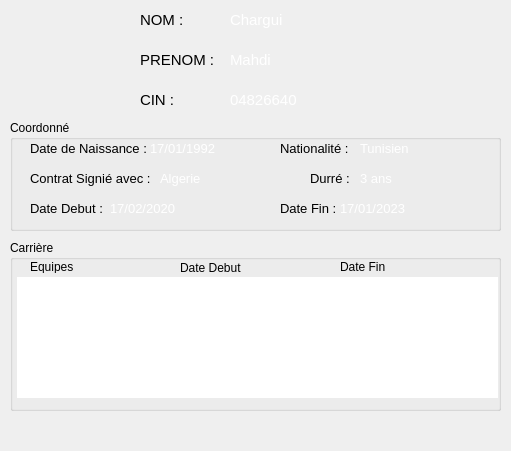
   <widget class="QWidget" name="widget_2" native="true">
    <property name="geometry">
     <rect>
      <x>545</x>
      <y>130</y>
      <width>511</width>
      <height>451</height>
     </rect>
    </property>
    <property name="styleSheet">
     <string notr="true"/>
    </property>
    <widget class="QLabel" name="label_12">
     <property name="geometry">
      <rect>
       <x>10</x>
       <y>10</y>
       <width>101</width>
       <height>101</height>
      </rect>
     </property>
     <property name="text">
      <string/>
     </property>
     <property name="pixmap">
      <pixmap>../../../Desktop/mahdi/user.png</pixmap>
     </property>
     <property name="scaledContents">
      <bool>true</bool>
     </property>
    </widget>
    <widget class="QLabel" name="labNomEntre">
     <property name="geometry">
      <rect>
       <x>230</x>
       <y>10</y>
       <width>240</width>
       <height>20</height>
      </rect>
     </property>
     <property name="font">
      <font>
       <pointsize>11</pointsize>
      </font>
     </property>
     <property name="styleSheet">
      <string notr="true">color : white</string>
     </property>
     <property name="text">
      <string>Chargui</string>
     </property>
    </widget>
    <widget class="QGroupBox" name="groupBox_2">
     <property name="geometry">
      <rect>
       <x>10</x>
       <y>120</y>
       <width>491</width>
       <height>111</height>
      </rect>
     </property>
     <property name="title">
      <string>Coordonné</string>
     </property>
     <widget class="QLabel" name="label_29">
      <property name="geometry">
       <rect>
        <x>20</x>
        <y>20</y>
        <width>121</width>
        <height>16</height>
       </rect>
      </property>
      <property name="font">
       <font>
        <pointsize>10</pointsize>
       </font>
      </property>
      <property name="text">
       <string>Date de Naissance :</string>
      </property>
     </widget>
     <widget class="QLabel" name="labNaisEntre">
      <property name="geometry">
       <rect>
        <x>140</x>
        <y>20</y>
        <width>121</width>
        <height>16</height>
       </rect>
      </property>
      <property name="font">
       <font>
        <pointsize>10</pointsize>
       </font>
      </property>
      <property name="styleSheet">
       <string notr="true">color : white</string>
      </property>
      <property name="text">
       <string>17/01/1992</string>
      </property>
     </widget>
     <widget class="QLabel" name="label_31">
      <property name="geometry">
       <rect>
        <x>270</x>
        <y>20</y>
        <width>71</width>
        <height>16</height>
       </rect>
      </property>
      <property name="font">
       <font>
        <pointsize>10</pointsize>
       </font>
      </property>
      <property name="text">
       <string>Nationalité :</string>
      </property>
     </widget>
     <widget class="QLabel" name="labNatioEntre">
      <property name="geometry">
       <rect>
        <x>350</x>
        <y>20</y>
        <width>121</width>
        <height>16</height>
       </rect>
      </property>
      <property name="font">
       <font>
        <pointsize>10</pointsize>
       </font>
      </property>
      <property name="styleSheet">
       <string notr="true">color : white</string>
      </property>
      <property name="text">
       <string>Tunisien</string>
      </property>
     </widget>
     <widget class="QLabel" name="label_35">
      <property name="geometry">
       <rect>
        <x>20</x>
        <y>50</y>
        <width>121</width>
        <height>16</height>
       </rect>
      </property>
      <property name="font">
       <font>
        <pointsize>10</pointsize>
       </font>
      </property>
      <property name="text">
       <string>Contrat Signié avec :</string>
      </property>
     </widget>
     <widget class="QLabel" name="labContratEntre">
      <property name="geometry">
       <rect>
        <x>150</x>
        <y>50</y>
        <width>151</width>
        <height>16</height>
       </rect>
      </property>
      <property name="font">
       <font>
        <pointsize>10</pointsize>
       </font>
      </property>
      <property name="styleSheet">
       <string notr="true">color : white</string>
      </property>
      <property name="text">
       <string>Algerie</string>
      </property>
     </widget>
     <widget class="QLabel" name="label_37">
      <property name="geometry">
       <rect>
        <x>20</x>
        <y>80</y>
        <width>81</width>
        <height>16</height>
       </rect>
      </property>
      <property name="font">
       <font>
        <pointsize>10</pointsize>
       </font>
      </property>
      <property name="text">
       <string>Date Debut :</string>
      </property>
     </widget>
     <widget class="QLabel" name="labDebutEntre">
      <property name="geometry">
       <rect>
        <x>100</x>
        <y>80</y>
        <width>71</width>
        <height>16</height>
       </rect>
      </property>
      <property name="font">
       <font>
        <pointsize>10</pointsize>
       </font>
      </property>
      <property name="styleSheet">
       <string notr="true">color : white</string>
      </property>
      <property name="text">
       <string>17/02/2020</string>
      </property>
     </widget>
     <widget class="QLabel" name="labFinEntre">
      <property name="geometry">
       <rect>
        <x>330</x>
        <y>80</y>
        <width>71</width>
        <height>16</height>
       </rect>
      </property>
      <property name="font">
       <font>
        <pointsize>10</pointsize>
       </font>
      </property>
      <property name="styleSheet">
       <string notr="true">color : white</string>
      </property>
      <property name="text">
       <string>17/01/2023</string>
      </property>
     </widget>
     <widget class="QLabel" name="label_41">
      <property name="geometry">
       <rect>
        <x>270</x>
        <y>80</y>
        <width>61</width>
        <height>16</height>
       </rect>
      </property>
      <property name="font">
       <font>
        <pointsize>10</pointsize>
       </font>
      </property>
      <property name="text">
       <string>Date Fin :</string>
      </property>
     </widget>
     <widget class="QLabel" name="label_42">
      <property name="geometry">
       <rect>
        <x>300</x>
        <y>50</y>
        <width>51</width>
        <height>16</height>
       </rect>
      </property>
      <property name="font">
       <font>
        <pointsize>10</pointsize>
       </font>
      </property>
      <property name="text">
       <string>Durré :</string>
      </property>
     </widget>
     <widget class="QLabel" name="labDurEntre">
      <property name="geometry">
       <rect>
        <x>350</x>
        <y>50</y>
        <width>121</width>
        <height>16</height>
       </rect>
      </property>
      <property name="font">
       <font>
        <pointsize>10</pointsize>
       </font>
      </property>
      <property name="styleSheet">
       <string notr="true">color : white</string>
      </property>
      <property name="text">
       <string>3 ans</string>
      </property>
     </widget>
    </widget>
    <widget class="QGroupBox" name="groupBox_4">
     <property name="geometry">
      <rect>
       <x>10</x>
       <y>240</y>
       <width>491</width>
       <height>171</height>
      </rect>
     </property>
     <property name="title">
      <string>Carrière</string>
     </property>
     <widget class="QTableWidget" name="ListCarrier">
      <property name="geometry">
       <rect>
        <x>7</x>
        <y>37</y>
        <width>481</width>
        <height>121</height>
       </rect>
      </property>
      <property name="styleSheet">
       <string notr="true">color:white</string>
      </property>
      <property name="frameShape">
       <enum>QFrame::NoFrame</enum>
      </property>
      <property name="lineWidth">
       <number>0</number>
      </property>
      <property name="horizontalScrollBarPolicy">
       <enum>Qt::ScrollBarAlwaysOff</enum>
      </property>
      <property name="selectionMode">
       <enum>QAbstractItemView::NoSelection</enum>
      </property>
      <property name="textElideMode">
       <enum>Qt::ElideNone</enum>
      </property>
      <property name="gridStyle">
       <enum>Qt::NoPen</enum>
      </property>
      <property name="columnCount">
       <number>3</number>
      </property>
      <attribute name="horizontalHeaderVisible">
       <bool>false</bool>
      </attribute>
      <attribute name="horizontalHeaderDefaultSectionSize">
       <number>156</number>
      </attribute>
      <attribute name="horizontalHeaderHighlightSections">
       <bool>true</bool>
      </attribute>
      <attribute name="verticalHeaderVisible">
       <bool>false</bool>
      </attribute>
      <attribute name="verticalHeaderDefaultSectionSize">
       <number>35</number>
      </attribute>
      <row>
       <property name="text">
        <string>Nouvelle ligne</string>
       </property>
      </row>
      <row>
       <property name="text">
        <string>Nouvelle ligne</string>
       </property>
      </row>
      <row>
       <property name="text">
        <string>Nouvelle ligne</string>
       </property>
      </row>
      <column/>
      <column/>
      <column/>
      <item row="0" column="0">
       <property name="text">
        <string>Algerie</string>
       </property>
       <property name="icon">
        <iconset>
         <normaloff>../../../Desktop/mahdi/48/Algeria.png</normaloff>../../../Desktop/mahdi/48/Algeria.png</iconset>
       </property>
      </item>
      <item row="0" column="1">
       <property name="text">
        <string>17/02/2020</string>
       </property>
      </item>
      <item row="0" column="2">
       <property name="text">
        <string>17/01/2023</string>
       </property>
      </item>
      <item row="1" column="0">
       <property name="text">
        <string>Slouvakia</string>
       </property>
       <property name="icon">
        <iconset>
         <normaloff>../../../Desktop/mahdi/48/Slovakia.png</normaloff>../../../Desktop/mahdi/48/Slovakia.png</iconset>
       </property>
      </item>
      <item row="1" column="1">
       <property name="text">
        <string>01/06/2015</string>
       </property>
      </item>
      <item row="1" column="2">
       <property name="text">
        <string>30/12/2017</string>
       </property>
      </item>
      <item row="2" column="0">
       <property name="text">
        <string>Belgium</string>
       </property>
       <property name="icon">
        <iconset>
         <normaloff>../../../Desktop/mahdi/48/Belgium.png</normaloff>../../../Desktop/mahdi/48/Belgium.png</iconset>
       </property>
      </item>
      <item row="2" column="1">
       <property name="text">
        <string>18/05/2010</string>
       </property>
      </item>
      <item row="2" column="2">
       <property name="text">
        <string>15/05/2015</string>
       </property>
      </item>
     </widget>
     <widget class="QLabel" name="label_20">
      <property name="geometry">
       <rect>
        <x>20</x>
        <y>20</y>
        <width>47</width>
        <height>13</height>
       </rect>
      </property>
      <property name="text">
       <string>Equipes</string>
      </property>
     </widget>
     <widget class="QLabel" name="label_33">
      <property name="geometry">
       <rect>
        <x>170</x>
        <y>20</y>
        <width>61</width>
        <height>16</height>
       </rect>
      </property>
      <property name="text">
       <string>Date Debut</string>
      </property>
     </widget>
     <widget class="QLabel" name="label_38">
      <property name="geometry">
       <rect>
        <x>330</x>
        <y>20</y>
        <width>47</width>
        <height>13</height>
       </rect>
      </property>
      <property name="text">
       <string>Date Fin</string>
      </property>
     </widget>
    </widget>
    <widget class="QLabel" name="label_47">
     <property name="geometry">
      <rect>
       <x>140</x>
       <y>10</y>
       <width>61</width>
       <height>20</height>
      </rect>
     </property>
     <property name="font">
      <font>
       <pointsize>11</pointsize>
      </font>
     </property>
     <property name="text">
      <string>NOM :</string>
     </property>
    </widget>
    <widget class="QLabel" name="labCinEntre">
     <property name="geometry">
      <rect>
       <x>230</x>
       <y>90</y>
       <width>240</width>
       <height>20</height>
      </rect>
     </property>
     <property name="font">
      <font>
       <pointsize>11</pointsize>
      </font>
     </property>
     <property name="styleSheet">
      <string notr="true">color : white</string>
     </property>
     <property name="text">
      <string>04826640</string>
     </property>
    </widget>
    <widget class="QLabel" name="label_48">
     <property name="geometry">
      <rect>
       <x>140</x>
       <y>90</y>
       <width>61</width>
       <height>20</height>
      </rect>
     </property>
     <property name="font">
      <font>
       <pointsize>11</pointsize>
      </font>
     </property>
     <property name="text">
      <string>CIN :</string>
     </property>
    </widget>
    <widget class="QLabel" name="labPrenomEntre">
     <property name="geometry">
      <rect>
       <x>230</x>
       <y>50</y>
       <width>240</width>
       <height>20</height>
      </rect>
     </property>
     <property name="font">
      <font>
       <pointsize>11</pointsize>
      </font>
     </property>
     <property name="styleSheet">
      <string notr="true">color : white</string>
     </property>
     <property name="text">
      <string>Mahdi</string>
     </property>
    </widget>
    <widget class="QLabel" name="label_49">
     <property name="geometry">
      <rect>
       <x>140</x>
       <y>50</y>
       <width>81</width>
       <height>20</height>
      </rect>
     </property>
     <property name="font">
      <font>
       <pointsize>11</pointsize>
      </font>
     </property>
     <property name="text">
      <string>PRENOM :</string>
     </property>
    </widget>
   </widget>
